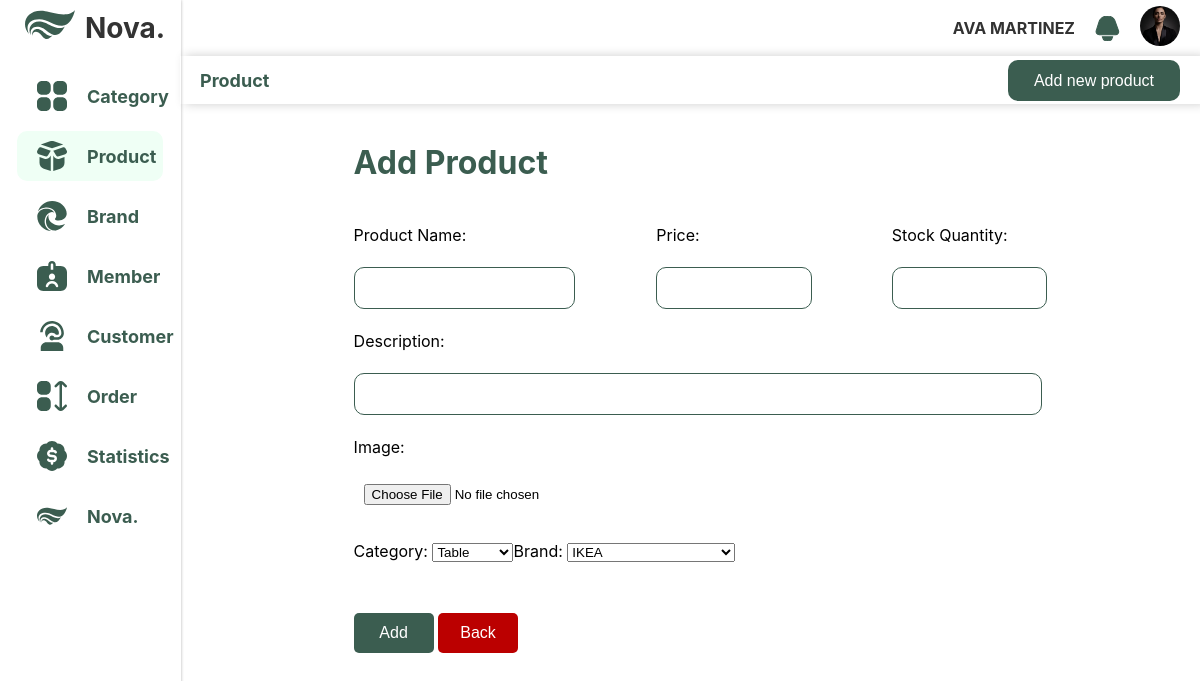
The page /ADMIN/index.php?pid=2&add-new (signed in) on the database its author committed.
### tables this page shows
CREATE TABLE `information` (
  `id` int(11) NOT NULL,
  `username` varchar(255) DEFAULT NULL,
  `full_name` varchar(255) DEFAULT NULL,
  `date_of_birth` date DEFAULT NULL,
  `email` varchar(50) DEFAULT NULL,
  `gender` int(11) DEFAULT NULL,
  `phone_number` varchar(50) DEFAULT NULL,
  `avatar` varchar(255) DEFAULT NULL,
  `role` varchar(255) NOT NULL
);

### ADMIN/component/form/product.php (the view, shortened to what this page needs)
<?php
$conn = new mysqli('localhost', 'root', '', 'shopping_online');
$productName = "";
$productPrice = "";
$productQuantity = "";
$productDescription = "";
$brandId = "";
$catgoryId = "";
$image = "";
?>
<div style="display: flex; align-items: center; flex-direction: column;">
    <div style="width: 68%;" class="productFormContainer">
        <form class="productForm" enctype="multipart/form-data" method="post" onsubmit="return submitProductForm();">
            <h1>Add Product</h1>
            <div style="display: flex; justify-content: space-between">
                <div style="width: 30%;">
                    <label for="productName">Product Name:</label>
                    <input type="text" id="productName" name="productName" value="<?php echo $productName; ?>"><br>
                </div>
                <div style="width: 20%;">
                    <label for="price">Price:</label>
                    <input type="number" id="price" name="price" value="<?php echo $productPrice; ?>"><br>
                </div>
                <div style="width: 20%;">
                    <label for="stockQuantity">Stock Quantity:</label>
                    <input type="number" id="stockQuantity" name="stockQuantity" value="<?php echo $productQuantity; ?>"><br>
                </div>
            </div>
            <div>
                <label for="productDescription">Description:</label>
                <input type="text" id="productDescription" name="productDescription" value="<?php echo $productDescription; ?>"><br>
            </div>
            <label for="image">Image:</label>
            <input style="border: none;" type="file" id="image" name="image" value="<?php echo $image; ?>"><br>
            <div style="display: flex;">
                <div>
                    <label for="category">Category:</label>
                    <select id="category" name="category" value="<?php echo $catgoryId; ?>">
                        <?php
                        $categorySql = "SELECT id, category_name FROM categories";
                        $categoryResult = $conn->query($categorySql);
                        if ($categoryResult->num_rows > 0) {
                            while ($row = $categoryResult->fetch_assoc()) {
                                echo "<option value='" . $row['id'] . "'>" . $row['category_name'] . "</option>";
                            }
                        }
                        ?>
                    </select><br>
                </div>
                <div>
                    <label for="brand">Brand:</label>
                    <select id="brand" name="brand" value="<?php echo $brandId; ?>">
                        <?php
                        $brandSql = "SELECT id, brand_name FROM brands";
                        $brandResult = $conn->query($brandSql);
                        if ($brandResult->num_rows > 0) {
                            while ($row = $brandResult->fetch_assoc()) {
                                echo "<option value='" . $row['id'] . "'>" . $row['brand_name'] . "</option>";
                            }
                        }
                        ?>
                    </select><br>
                </div>
            </div>
            <div>
                <button type="submit">Add</button>
                <a style="text-decoration: none;">
                    <button type="button" style="background-color: #BB0000;" onclick="window.location.href='index.php?pid=2';">Back</button>
                </a>
            </div>
        </form>
    </div>
</div>

### ADMIN/component/header.php (shortened to what this page needs)
<?php
$conn = new mysqli('localhost', 'root', '', 'shopping_online');
$username = $_SESSION["username_admin"];
$sqlInformation = "SELECT * FROM information WHERE username = '$username' ";
$resultInformation = $conn->query($sqlInformation);
if ($resultInformation->num_rows > 0) {
    $row = $resultInformation->fetch_assoc();
    $full_name = $row["full_name"];
    $avatar = $row["avatar"];
}
?>
<div class="header">
    <span><?php echo $full_name ?></span>
    <img class="bell" src="../PUBLIC-PAGE/images/bell.svg" alt="">
    <a href="index.php?pid=8">
    <img class="avatar" src="../PUBLIC-PAGE/images/<?php echo $avatar ?>" alt="">
    </a>
</div>

### ADMIN/component/header.php (style rules this page uses)
.avatar { width: 40px; height: 40px; border-radius: 40px; }
.header { display: flex; justify-content: end; align-items: center; height: 7vh; }
.header img { margin-right: 20px; }
.header span { margin-right: 20px; font-size: 16px; font-weight: bold; opacity: 0.8; text-transform: uppercase; }
.bell { width: 25px; }

### ADMIN/component/form/product.php (style rules this page uses)
.productFormContainer h1 { color: #3b5d50; justify-content: space-between; }
.productFormContainer input { width: 99%; height: 30px; border: 1px solid #3b5d50; border-radius: 10px; padding: 5px 10px 5px 10px; }
.productFormContainer label { margin-top: 20px; margin-bottom: 20px; line-height: 4.0; }
.productFormContainer button { width: 80px; height: 40px; border: none; border-radius: 5px; background-color: #3b5d50; color: white; font-size: 16px; margin-top: 30px; }

### ADMIN/index.php (style rules this page uses)
body { margin: 0; font-family: "Inter", sans-serif; }

### rows shown on the page
information: full_name "AVA MARTINEZ", avatar (picture)

### other values the page prints
getMenuText($i) "Category"
getMenuText($i) "Product"
getMenuText($i) "Brand"
getMenuText($i) "Member"
getMenuText($i) "Customer"
getMenuText($i) "Order"
getMenuText($i) "Statistics"
$nameCategory "Product"
$typeOfAdding "Add new product"
form field category "Table"
form field brand "IKEA"
